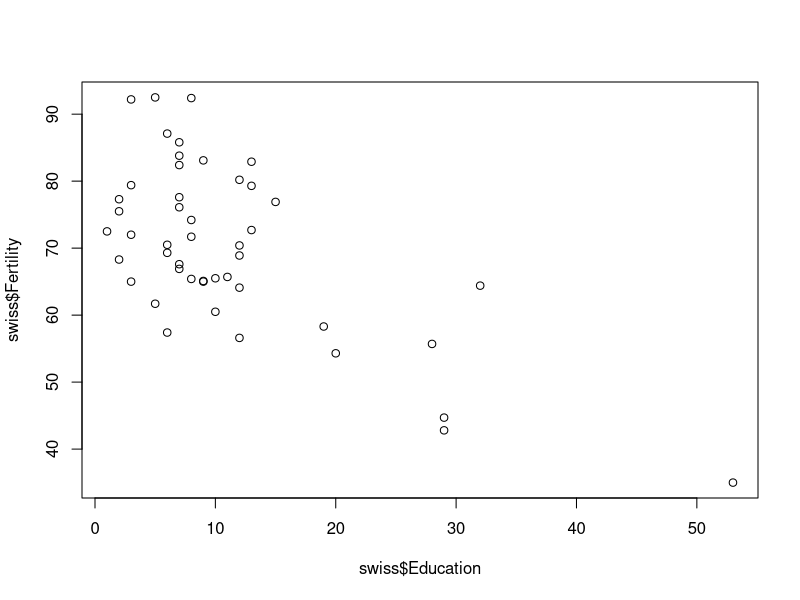

Source code (R):
# Linear regression
# show all data sets in R
data()
# learn about swiss
?swiss
#
str(swiss)
#
head(swiss)

attach(swiss)
# build a predicting model
plot(swiss$Fertility~swiss$Education)

lml <- lm(Fertility~Education, data=swiss)
summary(lml)

#education had a close P value

# 3.2
cov(swiss$Fertility,swiss$Education)
cor(swiss$Fertility,swiss$Education)



#3.5
# use model with all predictors ~.
lm2 <- lm(Fertility~., data=swiss)
summary(lm2)